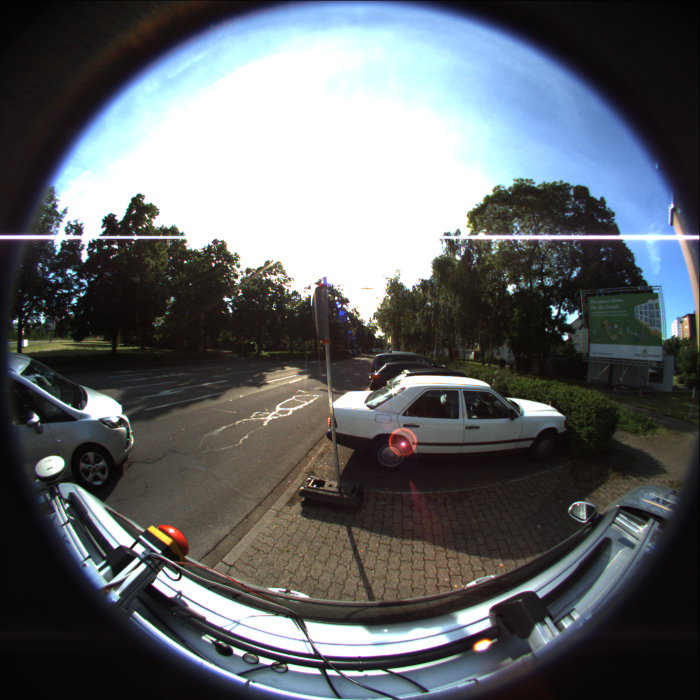
#> input picture datasets/KITTI-360/data/2013_05_28_drive_0000_sync/image_02/0000000009.png, 1400 x 1400 px, found by its file name (shown at 1/2 size)
$ python caliman_mono.py
#> lines starting #> are read from the running program, lines starting #| are printed output that depends on the picture
# https://github.com/astar-ai/calicam_mono/blob/master/calicam_mono.py


import sys
import cv2
import math
import numpy as np

#-------------------------------------------------------------------------------#

Kl = None
Dl = None
xil = None

mapx = None
mapy = None

cap_cols = None
cap_rows = None

vfov_now = 120
width_now = 640

changed = False

margin = 15. * math.pi / 180.

mode = 'kRectPerspective'

#-------------------------------------------------------------------------------#

def load_parameters(param_file):
  global Kl, Dl, xil
  global cap_cols, cap_rows

  # [11 lines of commented-out code are left out]
  cap_size_node = (1400, 1400)
  cap_cols = int(cap_size_node[0])
  cap_rows = int(cap_size_node[1])
  xi = 2.2134047507854890e+00
  # xi = 1.0
  k1, k2 = 1.6798235660113681e-02, 1.6548773243373522e+00
  p1, p2 = 4.2223943394772046e-04, 4.2462134260997584e-04
  gamma1, gamma2 = 1.3363220825849971e+03, 1.3357883350012958e+03
  u0, v0 = 7.1694323510126321e+02, 7.0576498308221585e+02

  k360_K = np.array([[gamma1,      0, u0],
                    [     0, gamma2, v0],
                    [     0,      0, 1]])
  k360_D = np.array([[k1, k2, p1, p2]])
  k360_xi = np.array([xi])

  Kl = k360_K
  Dl = k360_D
  xil = xi

#-------------------------------------------------------------------------------#

def init_undistort_rectify_map(k, d, r, knew, xi0, size, mode):
#> called with k = array of shape (3, 3), d = array of shape (1, 4), r = array of shape (3, 3), knew = array of shape (3, 3), xi0 = 2.21, mode = 'kRectPerspective'
  fx = k[0, 0]
  fy = k[1, 1]
  cx = k[0, 2]
  cy = k[1, 2]
  s  = k[0, 1]

  k1 = d[0, 0]
  k2 = d[0, 1]
  p1 = d[0, 2]
  p2 = d[0, 3]

  ki = np.linalg.inv(knew)
  ri = np.linalg.inv(r)
  kri = np.linalg.inv(np.matmul(knew, r))

  rows = size[0]
  cols = size[1]

  mapx = np.zeros((rows, cols), dtype = np.float32)
  mapy = np.zeros((rows, cols), dtype = np.float32)

  print("Wait, this takes a while ... ")
  for r in range(rows):
    for c in range(cols):
      xc = 0.0
      yc = 0.0
      zc = 0.0

      if mode == 'kRectPerspective':
        cr1 = np.array([c, r, 1.])
        xc = np.dot(kri[0, :], cr1)
        yc = np.dot(kri[1, :], cr1)
        zc = np.dot(kri[2, :], cr1)

      if mode == 'kRectLonglat':
        tt = (c * 1. / (cols - 1) - 0.5) * math.pi
        pp = (r * 1. / (rows - 1) - 0.5) * math.pi

        xn = math.sin(tt)
        yn = math.cos(tt) * math.sin(pp)
        zn = math.cos(tt) * math.cos(pp)

        cr1 = np.array([xn, yn, zn])
        xc = np.dot(ri[0, :], cr1)
        yc = np.dot(ri[1, :], cr1)
        zc = np.dot(ri[2, :], cr1)

      if mode == 'kRectFisheye':
        cr1 = np.array([c, r, 1.])
        ee = np.dot(ki[0, :], cr1)
        ff = np.dot(ki[1, :], cr1)
        zz = 2. / (ee * ee + ff * ff + 1.)

        xn = zz * ee
        yn = zz * ff
        zn = zz - 1.

        cr1 = np.array([xn, yn, zn])
        xc = np.dot(ri[0, :], cr1)
        yc = np.dot(ri[1, :], cr1)
        zc = np.dot(ri[2, :], cr1)

      if mode == 'kRectCylindrical':
        cr1 = np.array([c, r, 1.])
        tt = np.dot(ki[0, :], cr1)
        pp = np.dot(ki[1, :], cr1) + margin

        xc = -math.sin(pp) * math.cos(tt)
        yc = -math.cos(pp)
        zc =  math.sin(pp) * math.sin(tt)

      if zc < 0.0:
        mapx[r, c] = np.float32(-1.)
        mapy[r, c] = np.float32(-1.)

        continue

      rr = math.sqrt(xc * xc + yc * yc + zc * zc)
      xs = xc / rr
      ys = yc / rr
      zs = zc / rr

      xu = xs / (zs + xi0)
      yu = ys / (zs + xi0)

      r2 = xu * xu + yu * yu
      r4 = r2 * r2
      xd = (1 + k1 * r2 + k2 * r4) * xu + 2 * p1 * xu * yu + p2 * (r2 + 2 * xu * xu)
      yd = (1 + k1 * r2 + k2 * r4) * yu + 2 * p2 * xu * yu + p1 * (r2 + 2 * yu * yu)

      u = fx * xd + s * yd + cx
      v = fy * yd + cy

      mapx[r, c] = np.float32(u)
      mapy[r, c] = np.float32(v)

  return mapx, mapy

#-------------------------------------------------------------------------------#

def init_rectify_map():
  global mode, mapx, mapy

  Rl = np.identity(3, dtype = np.float64)
  Knew = None

  if mode == 'kRectPerspective':
    print('kRectPerspective')

    vfov_rad = vfov_now * math.pi / 180.
    focal = width_now / 2. / math.tan(vfov_rad / 2.)

    Knew = np.identity(3, dtype = np.float64)
    Knew[0, 0] = focal
    Knew[1, 1] = focal
    Knew[0, 2] = width_now / 2 - 0.5
    Knew[1, 2] = width_now / 2 - 0.5

    img_size = [width_now, width_now]
    mapx, mapy = init_undistort_rectify_map(Kl, Dl, Rl, Knew, xil, img_size, 'kRectPerspective')

    print('Width: {}, Height: {}, V.FoV: {}'.format(width_now, width_now, vfov_now))

  if mode == 'kRectLonglat':
    print('kRectLonglat')

    Knew = np.identity(3, dtype = np.float64)
    Knew[0, 0] = width_now / math.pi
    Knew[1, 1] = width_now / math.pi

    img_size = [width_now, width_now]
    mapx, mapy = init_undistort_rectify_map(Kl, Dl, Rl, Knew, xil, img_size, 'kRectLonglat')

    print('Width: {}, Height: {}'.format(width_now, width_now))

  if mode == 'kRectFisheye':
    print('kRectFisheye')

    Knew = np.identity(3, dtype = np.float64)
    Knew[0, 0] = width_now / 2
    Knew[1, 1] = width_now / 2
    Knew[0, 2] = width_now / 2 - 0.5
    Knew[1, 2] = width_now / 2 - 0.5

    img_size = [width_now, width_now]
    mapx, mapy = init_undistort_rectify_map(Kl, Dl, Rl, Knew, xil, img_size, 'kRectFisheye')

    print('Width: {}, Height: {}'.format(width_now, width_now))

  if mode == 'kRectCylindrical':
    print('kRectCylindrical')

    Knew = np.identity(3, dtype = np.float64)

    Knew[0, 0] = width_now / math.pi
    Knew[1, 1] = width_now / (math.pi - 2 * margin)

    img_size = [width_now, width_now]
    mapx, mapy = init_undistort_rectify_map(Kl, Dl, Rl, Knew, xil, img_size, 'kRectCylindrical')

    print('Width: {}, Height: {}'.format(width_now, width_now))

  print('K Matrix:')
  print(Knew)
  print('')

#-------------------------------------------------------------------------------#

def main():
  global changed, mode, mapx, mapy

  param_file = "astar_calicam_mono.yml"
  # image_name = "times_square.jpg"
  image_name = "../playground_shared/datasets/KITTI-360/data/2013_05_28_drive_0000_sync/image_02/0000000009.png"

  if len(sys.argv) == 2:
    param_file = sys.argv[1]

  if len(sys.argv) == 3:
    param_file = sys.argv[1]
    image_name = sys.argv[2]

  load_parameters(param_file)
  init_rectify_map()

  raw_img = cv2.imread(image_name, 1)
#> raw_img is the input picture: shape (1400, 1400, 3); mean B, G, R 103.2, 99.8, 96.1

  param_win_name = "Raw Image: " + str(cap_cols) + " x " + str(cap_rows)

  cv2.namedWindow(param_win_name)

  while True:
    if changed == True:
      init_rectify_map()
      changed = False

    raw_imgl = raw_img
    rect_imgl = cv2.remap(raw_imgl, mapx, mapy, cv2.INTER_LINEAR)
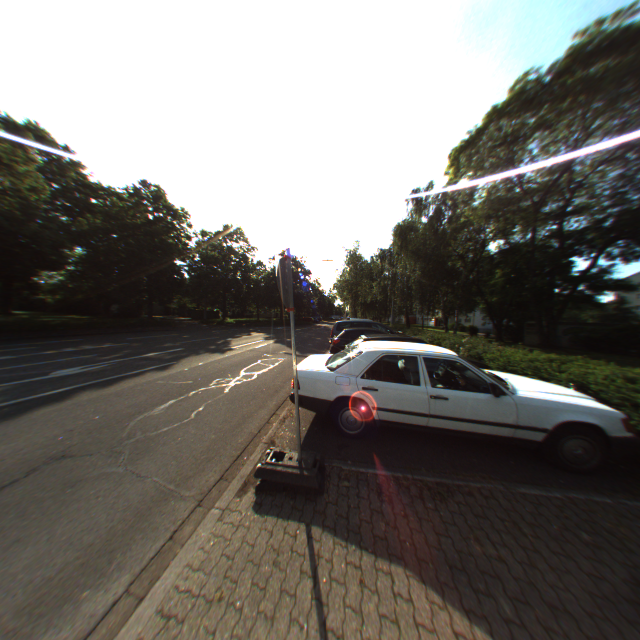
#> rect_imgl: shape (640, 640, 3); mean B, G, R 106.9, 112.4, 115.4

    dim = (int(cap_cols / 2), int(cap_rows / 2))
    small_img = cv2.resize(raw_imgl, dim, interpolation = cv2.INTER_NEAREST)
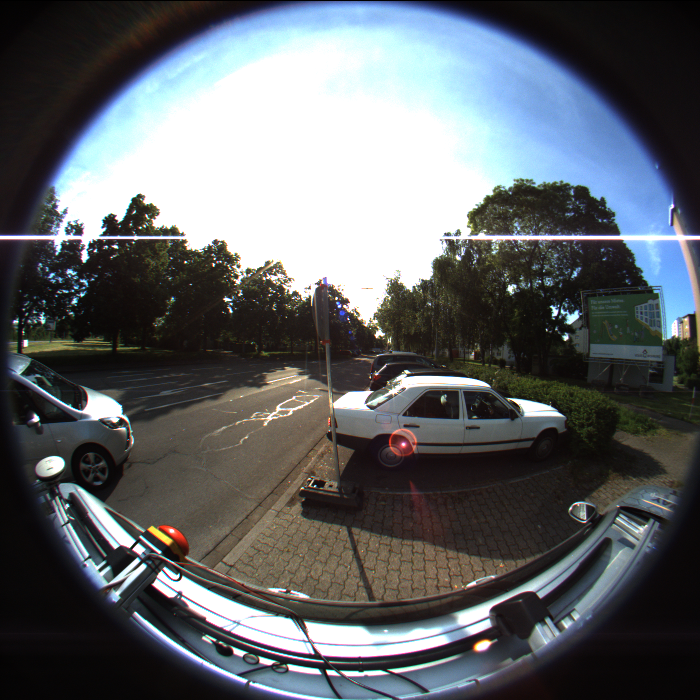
#> small_img: shape (700, 700, 3); mean B, G, R 103.1, 99.8, 96.1

    cv2.imshow(param_win_name, small_img)
    cv2.imshow("Rectified Image", rect_imgl)

    key = cv2.waitKey(1)
#> (key q is pressed here)

    if key & 0xFF == ord('1'):
      mode = 'kRectPerspective'
      changed = True

    if key & 0xFF == ord('2'):
      mode = 'kRectCylindrical'
      changed = True

    if key & 0xFF == ord('3'):
      mode = 'kRectFisheye'
      changed = True

    if key & 0xFF == ord('4'):
      mode = 'kRectLonglat'
      changed = True

    if key & 0xFF == ord('q') or key  == 27:
      break

#-------------------------------------------------------------------------------#

if __name__ == "__main__":
  main()

#-------------------------------------------------------------------------------#
